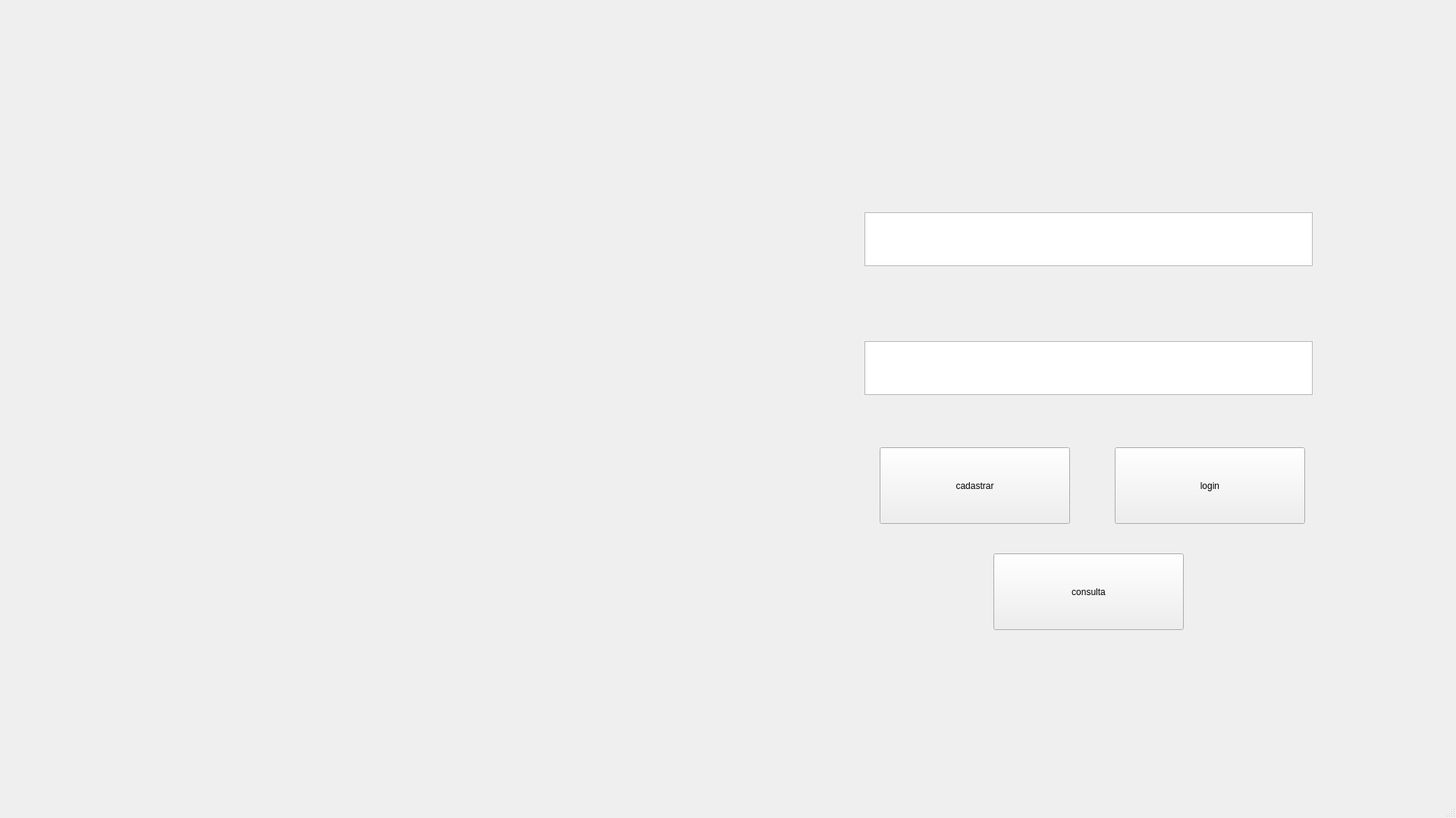
<?xml version="1.0" encoding="UTF-8"?>
<ui version="4.0">
 <class>MainWindow</class>
 <widget class="QMainWindow" name="MainWindow">
  <property name="geometry">
   <rect>
    <x>0</x>
    <y>0</y>
    <width>1920</width>
    <height>1079</height>
   </rect>
  </property>
  <property name="windowTitle">
   <string>MainWindow</string>
  </property>
  <widget class="QWidget" name="centralwidget">
   <widget class="QLabel" name="label">
    <property name="geometry">
     <rect>
      <x>0</x>
      <y>0</y>
      <width>1921</width>
      <height>1051</height>
     </rect>
    </property>
    <property name="text">
     <string/>
    </property>
    <property name="pixmap">
     <pixmap>CPF (1)/1.png</pixmap>
    </property>
    <property name="scaledContents">
     <bool>true</bool>
    </property>
   </widget>
   <widget class="QTextEdit" name="txtcpf">
    <property name="geometry">
     <rect>
      <x>1140</x>
      <y>280</y>
      <width>591</width>
      <height>71</height>
     </rect>
    </property>
   </widget>
   <widget class="QTextEdit" name="txtsenha">
    <property name="geometry">
     <rect>
      <x>1140</x>
      <y>450</y>
      <width>591</width>
      <height>71</height>
     </rect>
    </property>
   </widget>
   <widget class="QPushButton" name="btnlogin">
    <property name="geometry">
     <rect>
      <x>1470</x>
      <y>590</y>
      <width>251</width>
      <height>101</height>
     </rect>
    </property>
    <property name="text">
     <string>login</string>
    </property>
   </widget>
   <widget class="QPushButton" name="btncadastrar">
    <property name="geometry">
     <rect>
      <x>1160</x>
      <y>590</y>
      <width>251</width>
      <height>101</height>
     </rect>
    </property>
    <property name="text">
     <string>cadastrar</string>
    </property>
   </widget>
   <widget class="QPushButton" name="btnconsulta">
    <property name="geometry">
     <rect>
      <x>1310</x>
      <y>730</y>
      <width>251</width>
      <height>101</height>
     </rect>
    </property>
    <property name="text">
     <string>consulta</string>
    </property>
   </widget>
  </widget>
  <widget class="QMenuBar" name="menubar">
   <property name="geometry">
    <rect>
     <x>0</x>
     <y>0</y>
     <width>1920</width>
     <height>26</height>
    </rect>
   </property>
  </widget>
  <widget class="QStatusBar" name="statusbar"/>
 </widget>
 <resources/>
 <connections/>
</ui>
